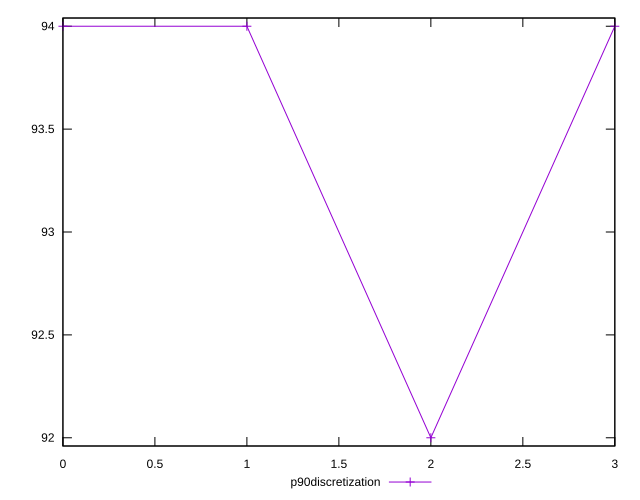

Source code (gnuplot):
reset

$p90Discretization <<EOF
0 94
1 94
2 92
3 94
EOF

set key outside below
set xrange [0:3]
set yrange [91.96:94.04]
set trange [91.96:94.04]
set terminal svg size 640, 500 enhanced background rgb 'white'
set output "report/report_00029_2021-02-24T13-36-40.390Z/unminified-css/progression/eccentricity.svg"

plot $p90Discretization title "p90discretization" with linespoints

reset
